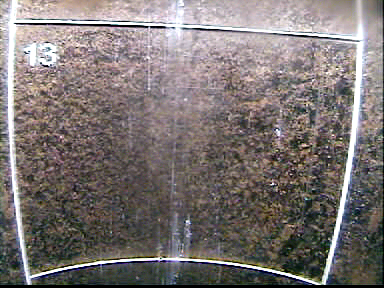
#> input picture python/frame-13.tiff, 384 x 288 px
$ python -i restore.py   (imports and definitions only)   (older library calls are emulated)
#> lines starting #> are read from the running program, lines starting #| are printed output that depends on the picture
import cv2
import numpy as np

# Restore images by aligning them and taking the median
# at each pixel.

def restore(images,iterations=50):

    num_of_images = len(images)
    ref_idx = num_of_images/2

    # Equalize all images
    for i in images:
        cv2.xphoto.balanceWhite(i, i, cv2.xphoto.WHITE_BALANCE_SIMPLE)

    # At least 3 images are needed, otherwise we just return the first one
    if num_of_images < 3:
        return images[0];

    # Register imags w.r.t. the central one
    fixed = cv2.cvtColor(images[ref_idx],cv2.COLOR_BGR2GRAY)

    # Find size
    sz = fixed.shape

    # Define the motion model
    warp_mode = cv2.MOTION_HOMOGRAPHY

    # Specify the threshold of the increment
    # in the correlation coefficient between two iterations
    termination_eps = 1e-8;

    # Define termination criteria
    criteria = (cv2.TERM_CRITERIA_EPS | cv2.TERM_CRITERIA_COUNT, iterations, termination_eps)

    alignedImages=[]
    alignedImagesIntensity=[]

    i = 0
    for moving in images:

        if i == ref_idx:
            aligned=images[ref_idx]
            aligned_intensity = fixed
        else:
            try:
                # convert to intensity
                moving = cv2.cvtColor(moving, cv2.COLOR_BGR2GRAY)

                # Define 3x3 matrices and initialize the matrix to identity
                warp_matrix = np.eye(3, 3, dtype=np.float32)

                # Run the ECC algorithm. The results are stored in warp_matrix.
                (cc, warp_matrix) = cv2.findTransformECC(fixed, moving, warp_matrix, warp_mode, criteria)

                aligned = cv2.warpPerspective(images[i], warp_matrix, (sz[1], sz[0]),
                                          flags=cv2.INTER_LINEAR + cv2.WARP_INVERSE_MAP)
            except:
                aligned = None

        if aligned is not None:
            aligned_intensity = cv2.cvtColor(aligned,cv2.COLOR_BGR2GRAY)
            alignedImages.append(aligned)
            alignedImagesIntensity.append(aligned_intensity)

        i += 1

    nx = sz[0]
    ny = sz[1]
    nz = num_of_images

    retr = np.empty((nx,ny))
    retg = np.empty((nx,ny))
    retb = np.empty((nx,ny))
    for i in xrange(nx):
        for j in xrange(ny):
            ii = None
            values = [x[i,j] for x in alignedImagesIntensity]
            values.sort()
            center = values[nz//2]
            for k in xrange(nz):
                if alignedImagesIntensity[k][i,j] == center:
                   ii = k
                   break

            assert ii is not None
            retb[i,j] = alignedImages[ii][i,j,0]
            retg[i,j] = alignedImages[ii][i,j,1]
            retr[i,j] = alignedImages[ii][i,j,2]

    retb = np.uint8(retb)
    retg = np.uint8(retg)
    retr = np.uint8(retr)

    restored = cv2.merge((retb,retg,retr))
    return restored


def find_the_most_similar(images_data):
    from skimage.measure import compare_ssim

    n = len(images_data)

    sim = np.zeros((n,n))

    for i in xrange(n):
        image_i = images_data[i]
        for j in xrange(i,n):
            image_j = images_data[j]
            sim[i,j] = compare_ssim(image_i,image_j,multichannel=True) #,gaussian_weights=True)
            sim[j,i] = sim[i,j]

    ret = np.sum(sim,axis=0)

    ret = zip(ret,range(n))
    ret.sort()

    return ret[-1][1]

>>> import cv2
>>> picture = cv2.imread('../frame-13.tiff', cv2.IMREAD_GRAYSCALE)
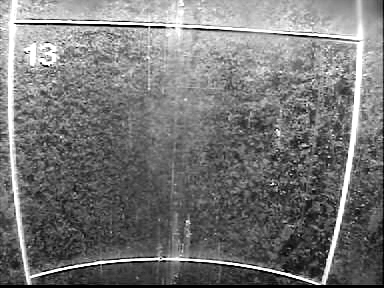
#> picture: shape (288, 384); min 0, max 255, mean 118.4
>>> result = restore(picture)
#> in restore, `num_of_images = len(images)`: num_of_images = 288
#> in restore, `ref_idx = num_of_images/2`: ref_idx = 144
#> the loop in restore, `for i in images:` made 1 pass
#> (the run stopped early here; a loop or call above may not have finished)

$ run again, on python/frame-14.tiff
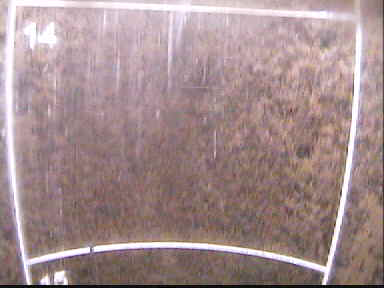
#> input picture python/frame-14.tiff, 384 x 288 px
#> `picture = cv2.imread('../frame-13.tiff', cv2.IMREAD_GRAYSCALE)`:
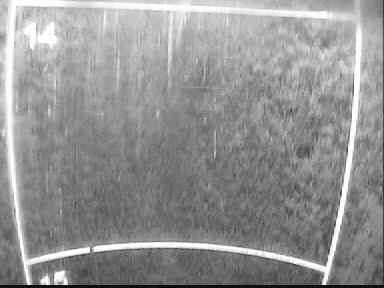
#> picture: shape (288, 384); min 0, max 255, mean 147.3
#> num_of_images = 288
#> ref_idx = 144
#> the loop in restore, `for i in images:` made 1 pass

$ run again, on python/frame-28.tiff
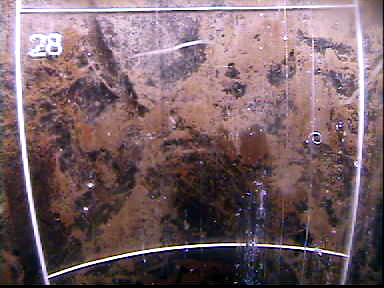
#> input picture python/frame-28.tiff, 384 x 288 px
#> `picture = cv2.imread('../frame-13.tiff', cv2.IMREAD_GRAYSCALE)`:
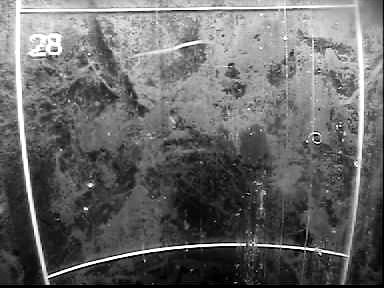
#> picture: shape (288, 384); min 0, max 255, mean 104.4
#> num_of_images = 288
#> ref_idx = 144
#> the loop in restore, `for i in images:` made 1 pass

$ run again, on python/frame-31.tiff
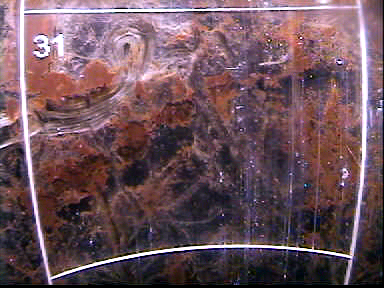
#> input picture python/frame-31.tiff, 384 x 288 px
#> `picture = cv2.imread('../frame-13.tiff', cv2.IMREAD_GRAYSCALE)`:
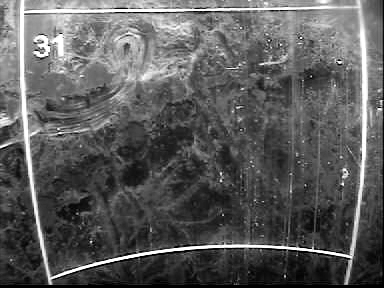
#> picture: shape (288, 384); min 0, max 255, mean 91.8
#> num_of_images = 288
#> ref_idx = 144
#> the loop in restore, `for i in images:` made 1 pass
